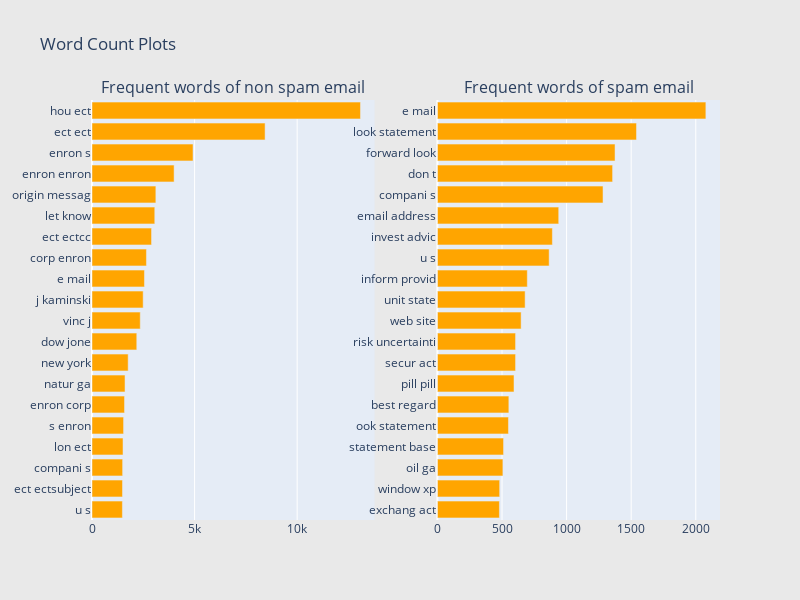

Notebook source saved alongside this figure:
### Code cell
configure_plotly_browser_state()
visualize_in_bar_chart(2)

### Figure 1 — Plotly figure (JSON) as saved in the notebook; plotly's stock layout.template omitted (floating-point values rounded to 4 significant figures)
{"data": [{"marker": {"color": "orange"}, "orientation": "h", "showlegend": false, "type": "bar", "x": [1482, 1486, 1493, 1512, 1539, 1585, 1610, 1763, 2182, 2352, 2494, 2557, 2654, 2902, 3060, 3112, 4002, 4924, 8437, 13086], "xaxis": "x", "y": ["u s", "ect ectsubject", "compani s", "lon ect", "s enron", "enron corp", "natur ga", "new york", "dow jone", "vinc j", "j kaminski", "e mail", "corp enron", "ect ectcc", "let know", "origin messag", "enron enron", "enron s", "ect ect", "hou ect"], "yaxis": "y"}, {"marker": {"color": "orange"}, "orientation": "h", "showlegend": false, "type": "bar", "x": [480, 482, 507, 512, 550, 553, 593, 605, 605, 648, 679, 696, 865, 890, 939, 1282, 1356, 1375, 1541, 2078], "xaxis": "x2", "y": ["exchang act", "window xp", "oil ga", "statement base", "ook statement", "best regard", "pill pill", "secur act", "risk uncertainti", "web site", "unit state", "inform provid", "u s", "invest advic", "email address", "compani s", "don t", "forward look", "look statement", "e mail"], "yaxis": "y2"}], "layout": {"annotations": [{"font": {"size": 16}, "showarrow": false, "text": "Frequent words of non spam email", "x": 0.225, "xanchor": "center", "xref": "paper", "y": 1, "yanchor": "bottom", "yref": "paper"}, {"font": {"size": 16}, "showarrow": false, "text": "Frequent words of spam email", "x": 0.775, "xanchor": "center", "xref": "paper", "y": 1, "yanchor": "bottom", "yref": "paper"}], "height": 600, "paper_bgcolor": "rgb(233,233,233)", "title": {"text": "Word Count Plots"}, "width": 800, "xaxis": {"anchor": "y", "domain": [0, 0.45]}, "xaxis2": {"anchor": "y2", "domain": [0.55, 1]}, "yaxis": {"anchor": "x", "domain": [0, 1]}, "yaxis2": {"anchor": "x2", "domain": [0, 1]}}}
